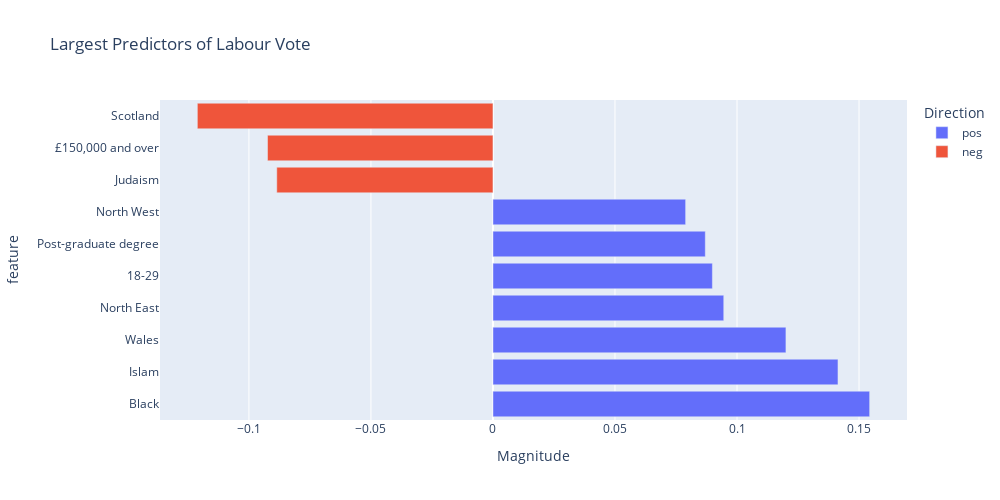

The notebook cell saved with this chart:
### Code cell
fig = px.bar(labour_top_df, x="coef", y="feature",color="dir", title="Largest Predictors of Labour Vote", color_discrete_map=color_discrete_map,
            labels=dict(coef="Magnitude", dir="Direction"))
fig.update_layout(yaxis = {"categoryorder":"total descending"},
                 width=1000, 
                 height=500)

### Figure 1 — Plotly figure (JSON) as saved in the notebook; plotly's stock layout.template omitted (floating-point values rounded to 4 significant figures)
{"data": [{"alignmentgroup": "True", "hovertemplate": "Direction=pos<br>Magnitude=%{x}<br>feature=%{y}<extra></extra>", "legendgroup": "pos", "marker": {"color": "#636EFA", "pattern": {"shape": ""}}, "name": "pos", "offsetgroup": "pos", "orientation": "h", "showlegend": true, "textposition": "auto", "type": "bar", "x": [0.1544, 0.1414, 0.12, 0.09457, 0.08991, 0.08701, 0.07895], "xaxis": "x", "y": ["Black", "Islam", "Wales", "North East", "18-29", "Post-graduate degree", "North West"], "yaxis": "y"}, {"alignmentgroup": "True", "hovertemplate": "Direction=neg<br>Magnitude=%{x}<br>feature=%{y}<extra></extra>", "legendgroup": "neg", "marker": {"color": "#EF553B", "pattern": {"shape": ""}}, "name": "neg", "offsetgroup": "neg", "orientation": "h", "showlegend": true, "textposition": "auto", "type": "bar", "x": [-0.1211, -0.09238, -0.08859], "xaxis": "x", "y": ["Scotland", "£150,000 and over", "Judaism"], "yaxis": "y"}], "layout": {"barmode": "relative", "height": 500, "legend": {"title": {"text": "Direction"}, "tracegroupgap": 0}, "title": {"text": "Largest Predictors of Labour Vote"}, "width": 1000, "xaxis": {"anchor": "y", "autorange": true, "domain": [0, 1], "range": [-0.1364, 0.1697], "title": {"text": "Magnitude"}, "type": "linear"}, "yaxis": {"anchor": "x", "autorange": true, "categoryorder": "total descending", "domain": [0, 1], "range": [-0.5, 9.5], "title": {"text": "feature"}, "type": "category"}}}
